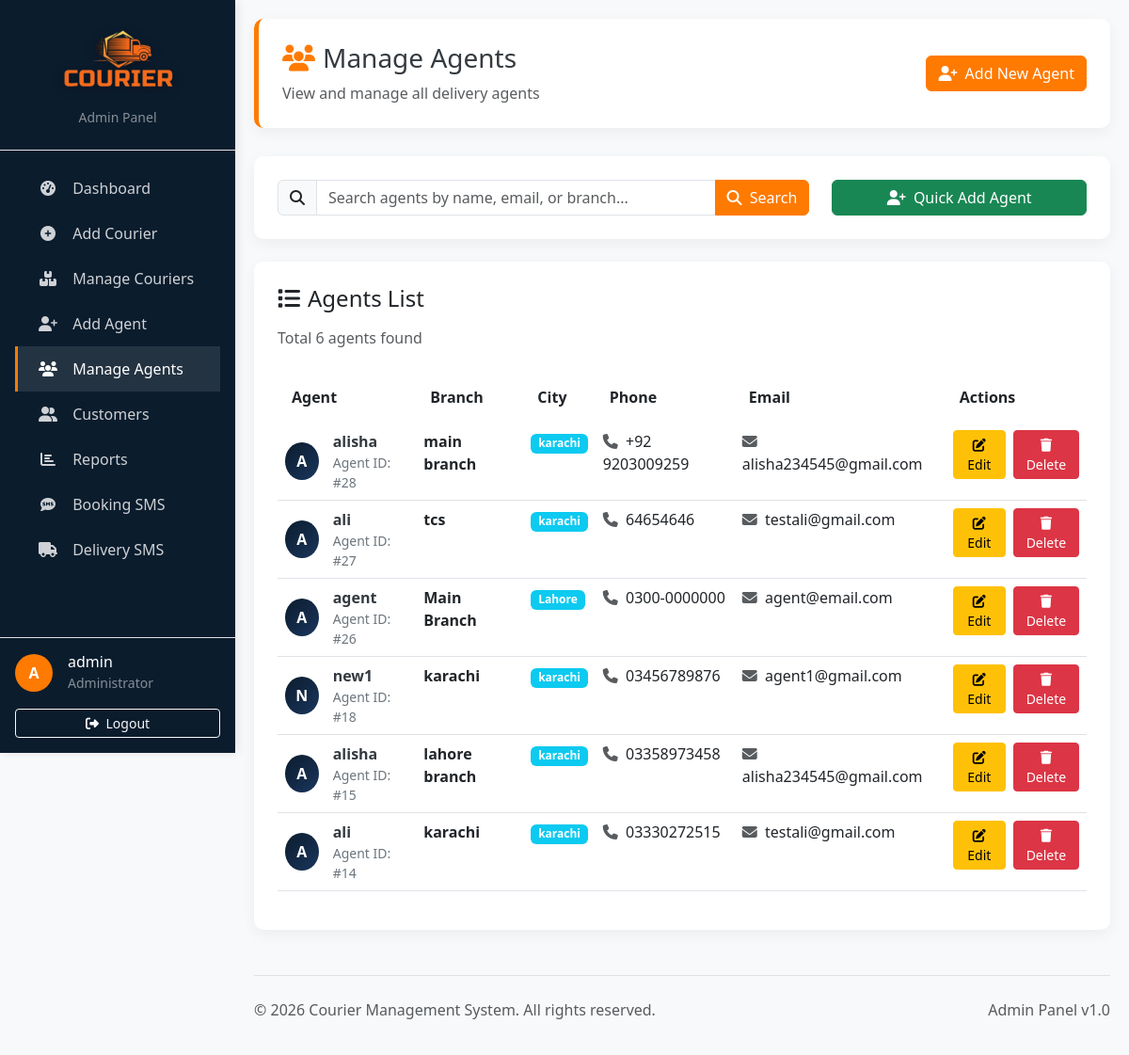
The page /Eproject/admin/manage-agent.php (signed in) on the database its author committed.
### tables this page shows
CREATE TABLE `agents` (
  `id` int(11) NOT NULL,
  `user_id` int(11) NOT NULL,
  `branch_name` varchar(100) NOT NULL,
  `city` varchar(100) NOT NULL,
  `phone` varchar(15) DEFAULT NULL
);

CREATE TABLE `users` (
  `id` int(11) NOT NULL,
  `username` varchar(50) DEFAULT NULL,
  `email` varchar(100) NOT NULL,
  `password` varchar(255) NOT NULL,
  `role` tinyint(4) NOT NULL,
  `city` varchar(100) DEFAULT NULL,
  `created_at` timestamp NOT NULL DEFAULT current_timestamp()
);

### Eproject/admin/manage-agent.php (the view, shortened to what this page needs)
<?php
include("../config/db.php");
$username = $_SESSION['username'];
$agents = mysqli_query($conn, "
    SELECT a.*, u.username, u.email, u.city
    FROM agents a
    JOIN users u ON a.user_id = u.id
    WHERE u.role = 3
    ORDER BY a.id DESC
");
?>
<!DOCTYPE html>
<html lang="en">
<head>
    <link href="https://cdn.jsdelivr.net/npm/bootstrap@5.3.0/dist/css/bootstrap.min.css" rel="stylesheet">
    <link rel="stylesheet" href="https://cdnjs.cloudflare.com/ajax/libs/font-awesome/6.4.0/css/all.min.css">
</head>
<body>
    <div class="sidebar d-flex flex-column" id="sidebar">
        <div class="p-4 text-center border-bottom">
            <img src="../assets/images/new logo.png"
                 alt="Courier MS Logo"
                 style="max-width: 140px; height: auto;"
                 class="mb-2">
            <div class="text-white-50 small">Admin Panel</div>
        </div>
        <div class="flex-grow-1 p-3">
            <ul class="nav flex-column">
                <li class="nav-item">
                    <a class="nav-link" href="index.php">
                        <i class="fas fa-tachometer-alt"></i> Dashboard
                    </a>
                </li>
                <li class="nav-item">
                    <a class="nav-link" href="add-courier.php">
                        <i class="fas fa-plus-circle"></i> Add Courier
                    </a>
                </li>
                <li class="nav-item">
                    <a class="nav-link" href="manage-courier.php">
                        <i class="fas fa-boxes"></i> Manage Couriers
                    </a>
                </li>
                <li class="nav-item">
                    <a class="nav-link" href="add-agent.php">
                        <i class="fas fa-user-plus"></i> Add Agent
                    </a>
                </li>
                <li class="nav-item">
                    <a class="nav-link active" href="manage-agent.php">
                        <i class="fas fa-users"></i> Manage Agents
                    </a>
                </li>
                <li class="nav-item">
                    <a class="nav-link" href="customers.php">
                        <i class="fas fa-user-friends"></i> Customers
                    </a>
                </li>
                <li class="nav-item">
                    <a class="nav-link" href="reports.php">
                        <i class="fas fa-chart-bar"></i> Reports
                    </a>
                </li>
                <li class="nav-item">
                    <a class="nav-link" href="sms-booking.php">
                        <i class="fas fa-sms"></i> Booking SMS
                    </a>
                </li>
                <li class="nav-item">
                    <a class="nav-link" href="sms-delivery.php">
                        <i class="fas fa-truck"></i> Delivery SMS
                    </a>
                </li>
            </ul>
        </div>
        <div class="p-3 border-top mt-auto">
            <div class="d-flex align-items-center">
                <div class="user-avatar me-3">
                    <?php echo strtoupper(substr($username, 0, 1)); ?>
                </div>
                <div>
                    <h6 class="mb-0 text-white"><?php echo $username; ?></h6>
                    <small class="text-white-50">Administrator</small>
                </div>
            </div>
            <a href="logout.php" class="btn btn-sm btn-outline-light w-100 mt-3">
                <i class="fas fa-sign-out-alt me-1"></i> Logout
            </a>
        </div>
    </div>
    <div class="main-content" id="mainContent">
        <div class="page-header">
            <div class="d-flex justify-content-between align-items-center">
                <div>
                    <h1 class="h3 mb-2"><i class="fas fa-users text-orange me-2"></i>Manage Agents</h1>
                    <p class="text-muted mb-0">View and manage all delivery agents</p>
                </div>
                <div>
                    <a href="add-agent.php" class="btn btn-orange">
                        <i class="fas fa-user-plus me-1"></i> Add New Agent
                    </a>
                </div>
            </div>
        </div>
        <div class="table-card mb-4">
            <div class="row">
                <div class="col-md-8">
                    <div class="input-group">
                        <span class="input-group-text"><i class="fas fa-search"></i></span>
                        <input type="text" class="form-control" id="searchInput" placeholder="Search agents by name, email, or branch...">
                        <button class="btn btn-orange" type="button" id="searchButton">
                            <i class="fas fa-search me-1"></i> Search
                        </button>
                    </div>
                </div>
                <div class="col-md-4">
                    <div class="d-grid">
                        <a href="add-agent.php" class="btn btn-success">
                            <i class="fas fa-user-plus me-1"></i> Quick Add Agent
                        </a>
                    </div>
                </div>
            </div>
        </div>
        <div class="table-card">
            <div class="mb-4">
                <h4 class="text-dark mb-3"><i class="fas fa-list me-2"></i>Agents List</h4>
                <p class="text-muted">Total <?php echo mysqli_num_rows($agents); ?> agents found</p>
            </div>
            <div class="table-responsive">
                <table class="table table-hover table-custom" id="agentsTable">
                    <thead>
                        <tr>
                            <th>Agent</th>
                            <th>Branch</th>
                            <th>City</th>
                            <th>Phone</th>
                            <th>Email</th>
                            <th>Actions</th>
                        </tr>
                    </thead>
                    <tbody>
                        <?php if(mysqli_num_rows($agents) > 0): ?>
                            <?php while($row = mysqli_fetch_assoc($agents)): ?>
                                <tr>
                                    <td>
                                        <div class="agent-info">
                                            <div class="agent-avatar">
                                                <?php echo strtoupper(substr($row['username'], 0, 1)); ?>
                                            </div>
                                            <div>
                                                <div class="agent-name"><?= htmlspecialchars($row['username']) ?></div>
                                                <div class="agent-email">Agent ID: #<?= $row['id'] ?></div>
                                            </div>
                                        </div>
                                    </td>
                                    <td>
                                        <strong><?= htmlspecialchars($row['branch_name']) ?></strong>
                                    </td>
                                    <td>
                                        <span class="badge bg-info"><?= htmlspecialchars($row['city']) ?></span>
                                    </td>
                                    <td>
                                        <i class="fas fa-phone text-muted me-1"></i>
                                        <?= htmlspecialchars($row['phone']) ?>
                                    </td>
                                    <td>
                                        <i class="fas fa-envelope text-muted me-1"></i>
                                        <?= htmlspecialchars($row['email']) ?>
                                    </td>
                                    <td>
                                        <div class="action-buttons">
                                            <a class="btn btn-sm btn-warning" href="edit-agent.php?id=<?= $row['id'] ?>">
                                                <i class="fas fa-edit"></i> Edit
                                            </a>
                                            <a class="btn btn-sm btn-danger"
                                               href="delete-agent.php?id=<?= $row['id'] ?>"
                                               onclick="return confirm('Are you sure you want to delete this agent?')">
                                                <i class="fas fa-trash"></i> Delete
                                            </a>
                                        </div>
                                    </td>
                                </tr>
                            <?php endwhile; ?>
                        <?php endif; ?>
                    </tbody>
                </table>
            </div>
        </div>
        <footer class="mt-5 pt-4 border-top">
            <div class="row">
                <div class="col-md-6">
                    <p class="text-muted">© <?php echo date('Y'); ?> Courier Management System. All rights reserved.</p>
                </div>
                <div class="col-md-6 text-md-end">
                    <p class="text-muted">Admin Panel v1.0</p>
                </div>
            </div>
        </footer>
    </div>
</body>
</html>

### Eproject/admin/manage-agent.php (style rules this page uses)
:root { --primary-blue: #0b1c2d; --secondary-blue: #1a365d; --accent-orange: #ff7a00; --light-gray: #f8f9fa; --dark-gray: #343a40; }
body { font-family: 'Segoe UI', Tahoma, Geneva, Verdana, sans-serif; background-color: var(--light-gray); color: var(--dark-gray); overflow-x: hidden; }
.text-orange { color: var(--accent-orange) !important; }
.btn-orange { background-color: var(--accent-orange); border-color: var(--accent-orange); color: white; }
.sidebar { width: 250px; height: 100vh; background: var(--primary-blue); color: white; position: fixed; left: 0; top: 0; z-index: 1050; overflow-y: auto; transition: transform 0.3s ease; box-shadow: 2px 0 10px rgba(0,0,0,0.1); }
.sidebar .nav-link { color: rgba(255,255,255,0.8); padding: 12px 20px; border-left: 3px solid transparent; transition: all 0.3s; }
.sidebar .nav-link:hover, .sidebar .nav-link.active { color: white; background: rgba(255,255,255,0.1); border-left-color: var(--accent-orange); }
.sidebar .nav-link i { width: 24px; text-align: center; margin-right: 10px; }
.main-content { margin-left: 250px; padding: 20px; transition: margin-left 0.3s ease; }
.page-header { background: white; padding: 25px; border-radius: 10px; margin-bottom: 30px; border-left: 5px solid var(--accent-orange); box-shadow: 0 5px 15px rgba(0,0,0,0.05); }
.table-card { background: white; padding: 25px; border-radius: 10px; box-shadow: 0 5px 15px rgba(0,0,0,0.05); margin-bottom: 30px; }
.user-avatar { width: 40px; height: 40px; background: var(--accent-orange); border-radius: 50%; display: flex; align-items: center; justify-content: center; color: white; font-weight: bold; }
.table-custom thead { background: var(--primary-blue); color: white; }
.table-custom thead th { padding: 15px; border: none; }
.action-buttons { display: flex; gap: 8px; }
.agent-avatar { width: 40px; height: 40px; background: linear-gradient(135deg, var(--primary-blue), var(--secondary-blue)); border-radius: 50%; display: flex; align-items: center; justify-content: center; color: white; font-weight: bold; font-size: 16px; }
.agent-name { font-weight: 600; color: var(--dark-gray); }
.agent-email { font-size: 14px; color: #6c757d; }
.agent-info { display: flex; align-items: center; gap: 15px; }
.sidebar img { filter: drop-shadow(0 2px 6px rgba(0,0,0,0.4)); }

### rows shown on the page
agents: user.username "A", user.username "alisha", id "28", branch_name "main branch", user.city "karachi", phone "+92 9203009259", user.email "alisha234545@gmail.com"
agents: user.username "A", user.username "ali", id "27", branch_name "tcs", user.city "karachi", phone "64654646", user.email "testali@gmail.com"
agents: user.username "A", user.username "agent", id "26", branch_name "Main Branch", user.city "Lahore", phone "0300-0000000", user.email "agent@email.com"
agents: user.username "N", user.username "new1", id "18", branch_name "karachi", user.city "karachi", phone "03456789876", user.email "agent1@gmail.com"
agents: user.username "A", user.username "alisha", id "15", branch_name "lahore branch", user.city "karachi", phone "03358973458", user.email "alisha234545@gmail.com"
agents: user.username "A", user.username "ali", id "14", branch_name "karachi", user.city "karachi", phone "03330272515", user.email "testali@gmail.com"

### other values the page prints
substr($username, 0, 1) "A"
$username "admin"
mysqli_num_rows($agents) "6"
